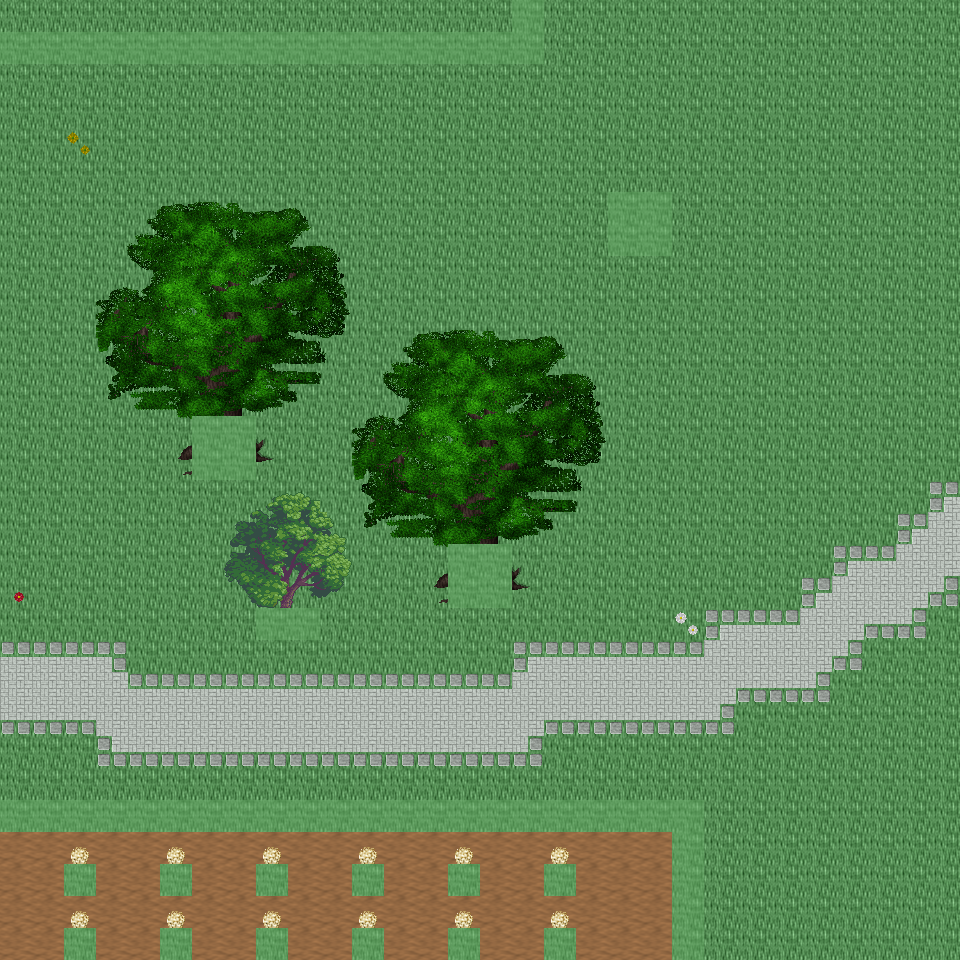

Below is a game level as drawn by its tile map, then a one-line description and the .tmx that defines it (tile-layer data replaced by summaries):
An orthogonal 30x30 tile map with 32x32 px tiles, 6 tile layers (Ground, Object, Object2, Above, ...), 49 tilesets and 14 objects (14x mapExit).

<map version="1.0" orientation="orthogonal" renderorder="right-down" width="30" height="30" tilewidth="32" tileheight="32" nextobjectid="15">
  <tileset firstgid="1" name="tileset_ground_ground" tilewidth="32" tileheight="32" tilecount="33" columns="3">
    <image source="../drawable/tileset_ground_ground.png" width="96" height="352" />
  </tileset>
  <tileset firstgid="34" name="tileset_building_wall_old_wood" tilewidth="32" tileheight="32" tilecount="9" columns="3">
    <image source="../drawable/tileset_building_wall_old_wood.png" width="96" height="96" />
  </tileset>
  <tileset firstgid="43" name="tileset_building_fence_fence_wooden" tilewidth="32" tileheight="32" tilecount="12" columns="3">
    <image source="../drawable/tileset_building_fence_fence_wooden.png" width="96" height="128" />
  </tileset>
  <tileset firstgid="55" name="tileset_building_fence_fence_chunky" tilewidth="32" tileheight="32" tilecount="21" columns="3">
    <image source="../drawable/tileset_building_fence_fence_chunky.png" width="96" height="224" />
  </tileset>
  <tileset firstgid="76" name="tileset_plant_stump_stump_brown" tilewidth="32" tileheight="32" tilecount="4" columns="2">
    <image source="../drawable/tileset_plant_stump_stump_brown.png" width="64" height="64" />
  </tileset>
  <tileset firstgid="80" name="tileset_ground_earth_edges" tilewidth="32" tileheight="32" tilecount="18" columns="6">
    <image source="../drawable/tileset_ground_earth_edges.png" width="192" height="96" />
  </tileset>
  <tileset firstgid="98" name="tileset_ground_grass_corners" tilewidth="32" tileheight="32" tilecount="24" columns="6">
    <image source="../drawable/tileset_ground_grass_corners.png" width="192" height="128" />
  </tileset>
  <tileset firstgid="122" name="tileset_ground_grass_edges" tilewidth="32" tileheight="32" tilecount="36" columns="12">
    <image source="../drawable/tileset_ground_grass_edges.png" width="384" height="96" />
  </tileset>
  <tileset firstgid="158" name="tileset_plant_tree_apple_tree" tilewidth="32" tileheight="32" tilecount="9" columns="3">
    <image source="../drawable/tileset_plant_tree_apple_tree.png" width="96" height="96" />
  </tileset>
  <tileset firstgid="167" name="tileset_plant_tree_chestnut_tree" tilewidth="32" tileheight="32" tilecount="20" columns="4">
    <image source="../drawable/tileset_plant_tree_chestnut_tree.png" width="128" height="160" />
  </tileset>
  <tileset firstgid="187" name="tileset_plant_tree_crack_willow" tilewidth="32" tileheight="32" tilecount="20" columns="4">
    <image source="../drawable/tileset_plant_tree_crack_willow.png" width="128" height="160" />
  </tileset>
  <tileset firstgid="207" name="tileset_furniture_chair_bench_iron" tilewidth="32" tileheight="32" tilecount="4" columns="2">
    <image source="../drawable/tileset_furniture_chair_bench_iron.png" width="64" height="64" />
  </tileset>
  <tileset firstgid="211" name="tileset_furniture_chair_bench_iron_reverse" tilewidth="32" tileheight="32" tilecount="4" columns="2">
    <image source="../drawable/tileset_furniture_chair_bench_iron_reverse.png" width="64" height="64" />
  </tileset>
  <tileset firstgid="215" name="tileset_object_hay_cart" tilewidth="32" tileheight="32" tilecount="1" columns="1">
    <image source="../drawable/tileset_object_hay_cart.png" width="32" height="32" />
  </tileset>
  <tileset firstgid="216" name="tileset_building_wall_walls_siding" tilewidth="32" tileheight="32" tilecount="16" columns="4">
    <image source="../drawable/tileset_building_wall_walls_siding.png" width="128" height="128" />
  </tileset>
  <tileset firstgid="232" name="tileset_building_roof_brown" tilewidth="32" tileheight="32" tilecount="20" columns="5">
    <image source="../drawable/tileset_building_roof_brown.png" width="160" height="128" />
  </tileset>
  <tileset firstgid="252" name="tileset_building_door_door" tilewidth="32" tileheight="32" tilecount="6" columns="3">
    <image source="../drawable/tileset_building_door_door.png" width="96" height="64" />
  </tileset>
  <tileset firstgid="258" name="tileset_item_tools" tilewidth="32" tileheight="32" tilecount="9" columns="3">
    <image source="../drawable/tileset_item_tools.png" width="96" height="96" />
  </tileset>
  <tileset firstgid="267" name="tileset_ground_cobbled_paving" tilewidth="32" tileheight="32" tilecount="1" columns="1">
    <image source="../drawable/tileset_ground_cobbled_paving.png" width="32" height="32" />
  </tileset>
  <tileset firstgid="268" name="tileset_item_bazaar_produce" tilewidth="32" tileheight="32" tilecount="4" columns="2">
    <image source="../drawable/tileset_item_bazaar_produce.png" width="64" height="64" />
  </tileset>
  <tileset firstgid="272" name="tileset_item_sacks" tilewidth="32" tileheight="32" tilecount="2" columns="2">
    <image source="../drawable/tileset_item_sacks.png" width="64" height="32" />
  </tileset>
  <tileset firstgid="274" name="tileset_building_barnyard" tilewidth="32" tileheight="32" tilecount="200" columns="8">
    <image source="../drawable/tileset_building_barnyard.png" width="256" height="800" />
  </tileset>
  <tileset firstgid="474" name="tileset_plant_flower_planted_containers" tilewidth="32" tileheight="32" tilecount="16" columns="4">
    <image source="../drawable/tileset_plant_flower_planted_containers.png" width="128" height="128" />
  </tileset>
  <tileset firstgid="490" name="tileset_furniture_chair_wooden_rustic" tilewidth="32" tileheight="32" tilecount="8" columns="4">
    <image source="../drawable/tileset_furniture_chair_wooden_rustic.png" width="128" height="64" />
  </tileset>
  <tileset firstgid="498" name="tileset_furniture_table_brick_base" tilewidth="32" tileheight="32" tilecount="3" columns="3">
    <image source="../drawable/tileset_furniture_table_brick_base.png" width="96" height="32" />
  </tileset>
  <tileset firstgid="501" name="tileset_building_stairs_wooden_stairs" tilewidth="32" tileheight="32" tilecount="9" columns="3">
    <image source="../drawable/tileset_building_stairs_wooden_stairs.png" width="96" height="96" />
  </tileset>
  <tileset firstgid="510" name="tileset_plant_tree_maple_tree" tilewidth="32" tileheight="32" tilecount="72" columns="8">
    <image source="../drawable/tileset_plant_tree_maple_tree.png" width="256" height="288" />
  </tileset>
  <tileset firstgid="582" name="tileset_building_decoration_chimney_big" tilewidth="32" tileheight="32" tilecount="2" columns="1">
    <image source="../drawable/tileset_building_decoration_chimney_big.png" width="32" height="64" />
  </tileset>
  <tileset firstgid="584" name="tileset_logic_item_corn" tilewidth="32" tileheight="32" tilecount="5" columns="5">
    <image source="../drawable/tileset_logic_item_corn.png" width="160" height="32" />
  </tileset>
  <tileset firstgid="589" name="tileset_logic_collision" tilewidth="32" tileheight="32" tilecount="1" columns="1">
    <image source="../drawable/tileset_logic_collision.png" width="32" height="32" />
  </tileset>
  <tileset firstgid="590" name="tileset_plant_bush_bushes" tilewidth="32" tileheight="32" tilecount="10" columns="5">
    <image source="../drawable/tileset_plant_bush_bushes.png" width="160" height="64" />
  </tileset>
  <tileset firstgid="600" name="tileset_logic_item_vegetable" tilewidth="32" tileheight="32" tilecount="13" columns="13">
    <image source="../drawable/tileset_logic_item_vegetable.png" width="256" height="64" />
  </tileset>
  <tileset firstgid="613" name="tileset_plant_flower_daisy_blue" tilewidth="32" tileheight="32" tilecount="8" columns="2">
    <image source="../drawable/tileset_plant_flower_daisy_blue.png" width="64" height="128" />
  </tileset>
  <tileset firstgid="621" name="tileset_plant_flower_daisy_red" tilewidth="32" tileheight="32" tilecount="8" columns="2">
    <image source="../drawable/tileset_plant_flower_daisy_red.png" width="64" height="128" />
  </tileset>
  <tileset firstgid="629" name="tileset_plant_flower_daisy_white" tilewidth="32" tileheight="32" tilecount="8" columns="2">
    <image source="../drawable/tileset_plant_flower_daisy_white.png" width="64" height="128" />
  </tileset>
  <tileset firstgid="637" name="tileset_plant_flower_daisy_yellow" tilewidth="32" tileheight="32" tilecount="8" columns="2">
    <image source="../drawable/tileset_plant_flower_daisy_yellow.png" width="64" height="128" />
  </tileset>
  <tileset firstgid="645" name="tileset_plant_tree_tree_darkgreen" tilewidth="32" tileheight="32" tilecount="88" columns="8">
    <image source="../drawable/tileset_plant_tree_tree_darkgreen.png" width="256" height="352" />
  </tileset>
  <tileset firstgid="733" name="tileset_logic_creature_animal" tilewidth="32" tileheight="32" tilecount="32" columns="8">
    <image source="../drawable/tileset_logic_creature_animal.png" width="256" height="128" />
  </tileset>
  <tileset firstgid="765" name="tileset_logic_creature_rodent" tilewidth="32" tileheight="32" tilecount="8" columns="8">
    <image source="../drawable/tileset_logic_creature_rodent.png" width="256" height="32" />
  </tileset>
  <tileset firstgid="773" name="tileset_logic_creature_farm_animal" tilewidth="32" tileheight="32" tilecount="12" columns="12">
    <image source="../drawable/tileset_logic_creature_farm_animal.png" width="256" height="64" />
  </tileset>
  <tileset firstgid="785" name="tileset_ground_green_paving" tilewidth="32" tileheight="32" tilecount="18" columns="3">
    <image source="../drawable/tileset_ground_green_paving.png" width="96" height="192" />
  </tileset>
  <tileset firstgid="803" name="tileset_logic_protection" tilewidth="32" tileheight="32" tilecount="2" columns="2">
    <image source="../drawable/tileset_logic_protection.png" width="64" height="32" />
  </tileset>
  <tileset firstgid="805" name="tileset_item_hen_nest" tilewidth="32" tileheight="32" tilecount="1" columns="1">
    <image source="../drawable/tileset_item_hen_nest.png" width="32" height="32" />
  </tileset>
  <tileset firstgid="806" name="tileset_logic_item_dairy" tilewidth="32" tileheight="32" tilecount="1" columns="1">
    <image source="../drawable/tileset_logic_item_dairy.png" width="32" height="32" />
  </tileset>
  <tileset firstgid="807" name="tileset_light_door_light_ew" tilewidth="32" tileheight="32" tilecount="18" columns="6">
    <image source="../drawable/tileset_light_door_light_ew.png" width="192" height="96" />
  </tileset>
  <tileset firstgid="825" name="tileset_light_door_light" tilewidth="32" tileheight="32" tilecount="12" columns="3">
    <image source="../drawable/tileset_light_door_light.png" width="96" height="128" />
  </tileset>
  <tileset firstgid="837" name="tileset_item_firewood" tilewidth="32" tileheight="32" tilecount="12" columns="3">
    <image source="../drawable/tileset_item_firewood.png" width="96" height="128" />
  </tileset>
  <tileset firstgid="849" name="tileset_furniture_sink_manger" tilewidth="32" tileheight="32" tilecount="18" columns="6">
    <image source="../drawable/tileset_furniture_sink_manger.png" width="192" height="96" />
  </tileset>
  <tileset firstgid="867" name="tileset_logic_creature_fowl" tilewidth="32" tileheight="32" tilecount="6" columns="6">
    <image source="../drawable/tileset_logic_creature_fowl.png" width="192" height="32" />
  </tileset>
  <layer name="Ground" width="30" height="30">
    <data>[900 cells, 900 non-empty, 2 distinct tile ids]</data>
  </layer>
  <layer name="Object" width="30" height="30">
    <data>[900 cells, 174 non-empty, 26 distinct tile ids]</data>
  </layer>
  <layer name="Object2" width="30" height="30">
    <data>[900 cells, 2 non-empty, 2 distinct tile ids]</data>
  </layer>
  <layer name="Above" width="30" height="30">
    <data>[900 cells, 136 non-empty, 70 distinct tile ids]</data>
  </layer>
  <layer name="Above2" width="30" height="30">
    <data>[900 cells, 0 non-empty, 0 distinct tile ids]</data>
  </layer>
  <layer name="Walkable" width="30" height="30">
    <data>[900 cells, 70 non-empty, 1 distinct tile ids]</data>
  </layer>
  <objectgroup name="MapEvents">
    <object id="1" name="north" type="mapExit" x="0" y="0" width="512" height="32">
      <properties>
        <property name="map" value="level_0_x156_y43" />
        <property name="x" value="0" />
        <property name="y" value="28" />
      </properties>
    </object>
    <object id="2" name="north2" type="mapExit" x="544" y="0" width="416" height="32">
      <properties>
        <property name="map" value="level_0_x156_y43" />
        <property name="x" value="17" />
        <property name="y" value="28" />
      </properties>
    </object>
    <object id="3" name="south" type="mapExit" x="0" y="928" width="64" height="32">
      <properties>
        <property name="map" value="level_0_x156_y45" />
        <property name="x" value="0" />
        <property name="y" value="1" />
      </properties>
    </object>
    <object id="4" name="south2" type="mapExit" x="96" y="928" width="64" height="32">
      <properties>
        <property name="map" value="level_0_x156_y45" />
        <property name="x" value="3" />
        <property name="y" value="1" />
      </properties>
    </object>
    <object id="5" name="south3" type="mapExit" x="192" y="928" width="64" height="32">
      <properties>
        <property name="map" value="level_0_x156_y45" />
        <property name="x" value="6" />
        <property name="y" value="1" />
      </properties>
    </object>
    <object id="6" name="south4" type="mapExit" x="288" y="928" width="64" height="32">
      <properties>
        <property name="map" value="level_0_x156_y45" />
        <property name="x" value="9" />
        <property name="y" value="1" />
      </properties>
    </object>
    <object id="7" name="south5" type="mapExit" x="384" y="928" width="64" height="32">
      <properties>
        <property name="map" value="level_0_x156_y45" />
        <property name="x" value="12" />
        <property name="y" value="1" />
      </properties>
    </object>
    <object id="8" name="south6" type="mapExit" x="480" y="928" width="64" height="32">
      <properties>
        <property name="map" value="level_0_x156_y45" />
        <property name="x" value="15" />
        <property name="y" value="1" />
      </properties>
    </object>
    <object id="9" name="south7" type="mapExit" x="576" y="928" width="96" height="32">
      <properties>
        <property name="map" value="level_0_x156_y45" />
        <property name="x" value="18" />
        <property name="y" value="1" />
      </properties>
    </object>
    <object id="10" name="south8" type="mapExit" x="704" y="928" width="256" height="32">
      <properties>
        <property name="map" value="level_0_x156_y45" />
        <property name="x" value="22" />
        <property name="y" value="1" />
      </properties>
    </object>
    <object id="11" name="west" type="mapExit" x="0" y="0" width="32" height="32">
      <properties>
        <property name="map" value="level_0_x155_y44" />
        <property name="x" value="28" />
        <property name="y" value="0" />
      </properties>
    </object>
    <object id="12" name="west2" type="mapExit" x="0" y="64" width="32" height="736">
      <properties>
        <property name="map" value="level_0_x155_y44" />
        <property name="x" value="28" />
        <property name="y" value="2" />
      </properties>
    </object>
    <object id="13" name="west3" type="mapExit" x="0" y="832" width="32" height="128">
      <properties>
        <property name="map" value="level_0_x155_y44" />
        <property name="x" value="28" />
        <property name="y" value="26" />
      </properties>
    </object>
    <object id="14" name="east" type="mapExit" x="928" y="0" width="32" height="960">
      <properties>
        <property name="map" value="level_0_x157_y44" />
        <property name="x" value="1" />
        <property name="y" value="0" />
      </properties>
    </object>
  </objectgroup>
</map>
